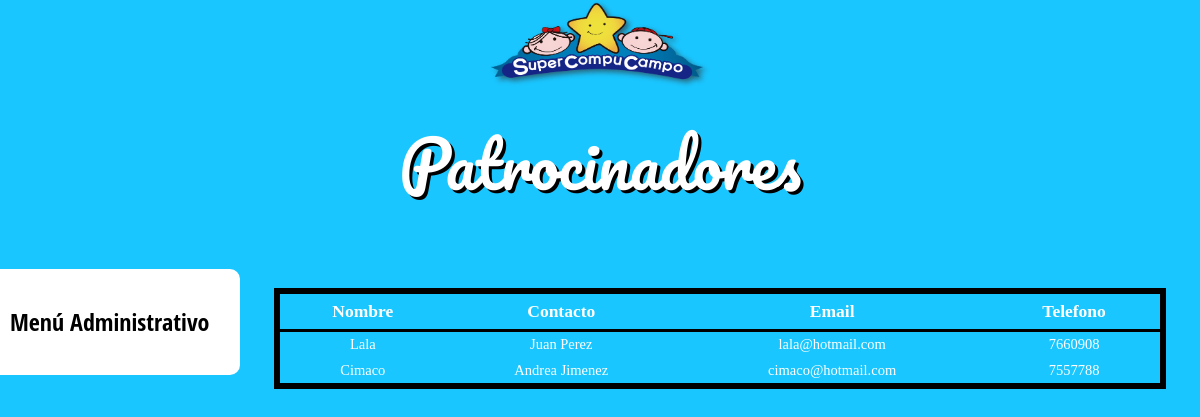
The app's page /listarPatrocinadores.php with its own data.
### tables this page shows
CREATE TABLE patrocinador (
    id int AUTO_INCREMENT NOT NULL,
    nombrePatrocinador varchar(50) NOT NULL,
    nombreContacto varchar(100),
    direccion varchar(150),
    email varchar(40),
    visible char DEFAULT '1', 
    telefono varchar(10),
    CONSTRAINT patrocinador_pk PRIMARY KEY (id)
);

### listarPatrocinadores.php (the view, shortened to what this page needs)
<!DOCTYPE html>
<html>
	<head>
		<link href="https://maxcdn.bootstrapcdn.com/bootstrap/3.3.6/css/bootstrap.min.css" rel="stylesheet">
		<link rel="stylesheet" href="https://maxcdn.bootstrapcdn.com/font-awesome/4.5.0/css/font-awesome.min.css">
		<link rel="stylesheet" href="css/style.css">
	</head>
	<body>
<body>
	<header>
		<nav>
			<a href="index.php"><img class="logo" src="img/scc2.png"></a>
		</nav>
	</header>
		<div class='sesionHeader'>
			<h2 id="contrasenaLabel" class="text-center">Patrocinadores</h2>
		<div class='mainDiv'>
			<div class='sideMenu container col-xs-3'>
	            <h3>Menú Administrativo</h3>
	            <?php
	                require_once 'conexion.php';
	            ?>
	        </div>
			<div class='mainContent'>
				<div id="centeredSquare">
					<table id="tablaOutsideBordes">
						<thead>
							<tr id="tablaBordes">
								<th >Nombre</th>
								<th >Contacto</th>
								<th >Email</th>
								<th >Telefono</th>
							</tr>
						</thead>
						<?php
								$queryP = "SELECT * FROM patrocinador WHERE visible='1'";
		            			$resultado= $db->query($queryP);
								for ($i=0; $i < $resultado->num_rows; $i++) {
									$patrocinador= $resultado->fetch_assoc();
									$nombre= $patrocinador['nombrePatrocinador'];
									$contacto = $patrocinador['nombreContacto'];
		            				$email= $patrocinador['email'];
		            				$telefono= $patrocinador['telefono'];
									echo "<html>";
									echo "<tr>";
									echo "<td >$nombre</td>";
									echo "<td >$contacto</td>";
									echo "<td >$email</td>";
									echo "<td >$telefono</td>";
									echo "</tr>";
									echo "</html>";
								}
						 ?>
					</table>
				</div>
			</div>
		</div>
	</body>
</html>

### css/style.css (style rules this page uses)
body { margin: 0; padding: 0; color: #fff; background: #1ac6ff; overflow: hidden; font-family: 'Open Sans Condensed', Arial, sans-serif; font-weight: 300; overflow-y:auto; display: block; font-size: 16px; }
header { width: 100%; margin: 0; padding: 0; display: block; box-sizing: border-box; background: ; font-family: 'Montserrat', sans-serif; font-size: 1.25em; text-align: center; position: relative; z-index: 999; }
div { margin: 0; height: auto; width: auto; box-sizing: border-box; }
nav { width: 100%; }
a { text-decoration: none; }
a, a:visited { color: royalblue; text-decoration: none; }
h3 { border-bottom: 2px; margin-bottom: 20px; }
.logo { width: 22rem; position: relative; z-index: 100; }
.mainDiv { height: auto; width: 100%; margin: 0; margin-top: 5%; display: inline-block; }
.mainContent { height: auto; }
.sideMenu { background-color: white; display: inline-block; height: inherit; width: 20%; border-radius: 0 10px 10px 0; position: fixed; padding: 20px 10px; color: black; text-align: left; }
.mainContent { display: inline-block; height: auto; width: 80%; margin-left: 20%; margin-bottom: 7.5%; }
.sesionHeader { text-align: center; }
#contrasenaLabel { padding-top: 20px; font-family: 'Pacifico', cursive; font-size: 4em; text-shadow: 3px 3px black; color: #fff; }
#tablaOutsideBordes { text-align: left; border: 6px solid black; border-collapse: collapse; }
#tablaBordes { text-align: left; border: 3px solid black; border-collapse: collapse; }
#centeredSquare { border: 0px solid black; margin: 2% 3.5% 4% 3.5%; padding: 0; font-family: Arial, Times, Sans-Serif; font-size: 18px; width: auto; text-align: center; }
#centeredSquare td { text-align: center; font-family: "Verdana", Times, serif; font-weight: lighter; font-size: 1.45rem; padding: 2.5px 2px; }
#centeredSquare th { text-align: center; font-family: "Lucida Sans Unicode", Times, serif; font-weight: bold; font-size: 1.75rem; padding: 5px 4px; }
table { width: 100%; }

### records on screen
patrocinador: nombrePatrocinador "Lala", nombreContacto "Juan Perez", email "lala@hotmail.com", telefono "7660908"
patrocinador: nombrePatrocinador "Cimaco", nombreContacto "Andrea Jimenez", email "cimaco@hotmail.com", telefono "7557788"
